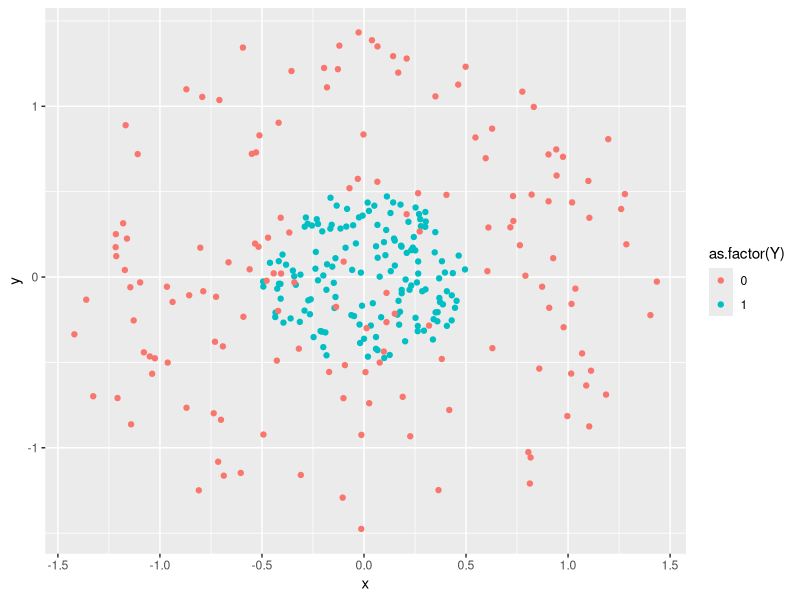
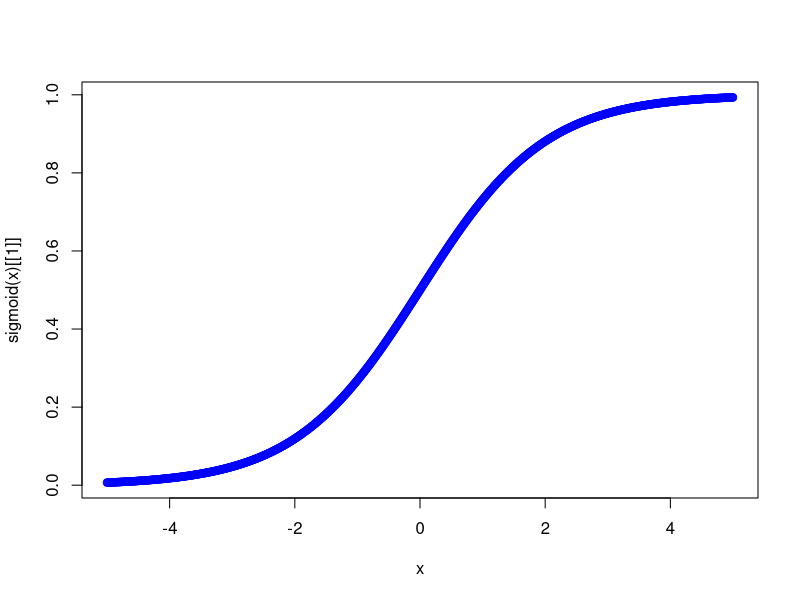
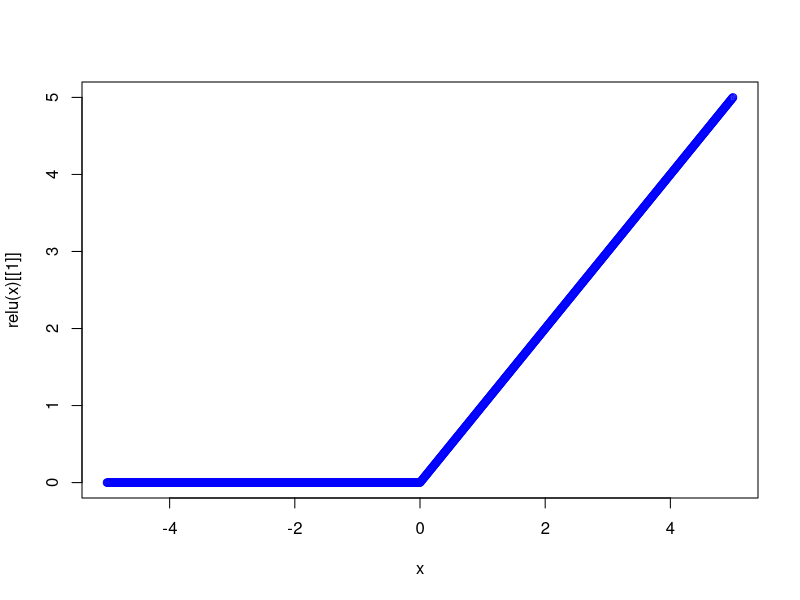
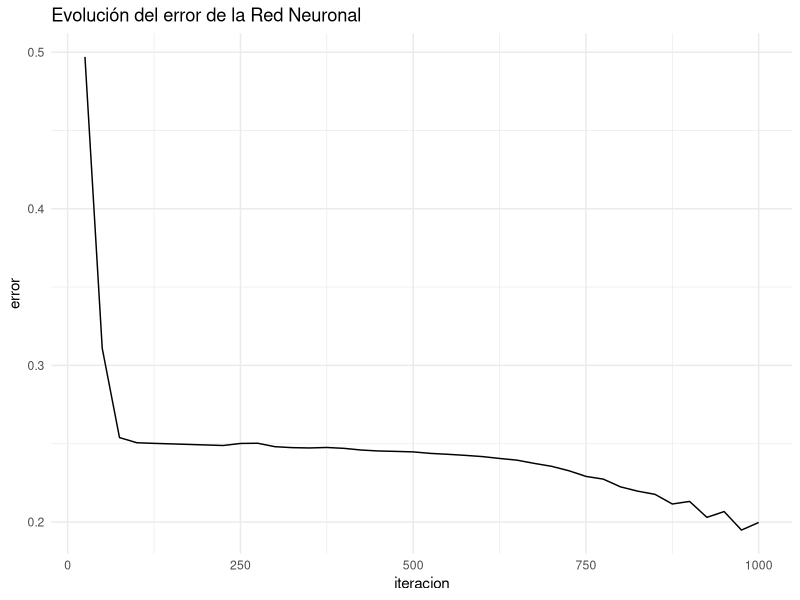

Source code (R) for these figures, in order:
#install.packages("ggplot2") 

# Datos para la Red neuronal
circulo <- function(x, R, centroX=0, centroY=0){
  r = R * sqrt(runif(x))
  theta = runif(x) * 2 * pi
  x = centroX + r * cos(theta)
  y = centroY + r * sin(theta)
  
  z = data.frame(x = x, y = y)
  return(z)
}
datos1 <- circulo(150,0.5)
datos2 <- circulo(150,1.5)

datos1$Y <- 1
datos2$Y <- 0
datos <- rbind(datos1,datos2)

rm(datos1,datos2, circulo)

library(ggplot2)
ggplot(datos,aes(x,y, col = as.factor(Y))) + geom_point()


X <- as.matrix(datos[,1:2])
Y <- as.matrix(datos[,3])

rm(datos)

#Estructura de la red neuronal

neurona <- setRefClass(
  "neurona",
  fields = list(
    fun_act = "list",
    numero_conexiones = "numeric",
    numero_neuronas = "numeric",
    W = "matrix",
    b = "numeric"
  ),
  methods = list(
    initialize = function(fun_act, numero_conexiones, numero_neuronas)
    {
      fun_act <<- fun_act
      numero_conexiones <<- numero_conexiones
      numero_neuronas <<- numero_neuronas
      W <<- matrix(runif(numero_conexiones*numero_neuronas),
                   nrow = numero_conexiones)
      b <<- runif(numero_neuronas)
    }
  )
)

sigmoid = function(x) {
  y = list() 
  y[[1]] <- 1 / (1 + exp(-x))
  y[[2]] <- x * (1 - x)
  return(y)
}

x <- seq(-5, 5, 0.01)
plot(x, sigmoid(x)[[1]], col='blue')

relu <- function(x){
  y <- list()
  y[[1]] <- ifelse(x<0,0,x)
  y[[2]] <- ifelse(x<0,0,1)
  return(y)
}

plot(x, relu(x)[[1]], col='blue')


#Creacion de capas que conforma la red

n = ncol(X) #Núm de neuronas en la primera capa
capas = c(n, 4, 8, 1) # Número de neuronas en cada capa.
funciones = list(sigmoid, relu, sigmoid) # Función de activación en cada capa

red <- list()

for (i in 1:(length(capas)-1)){
  red[[i]] <- neurona$new(funciones[i],capas[i], capas[i+1])
}

red


##entrenamiento de la red neuronal 
entrenar <- function(red, X,Y, coste){
  
  out = list()
  out[[1]] <- append(list(matrix(0,ncol=2,nrow=1)), list(X))
  
  for(i in c(1:(length(red)))){
    z = list((out[[length(out)]][[2]] %*% red[[i]]$W + red[[i]]$b))
    a = list(red[[i]]$fun_act[[1]](z[[1]])[[1]])
    out[[i+1]] <- append(z,a)
  }
  return(out)
}
#rm(a,out,z,i)
forward <- entrenar(red, X,Y, coste)
head(forward[[4]][[2]])

##Entrenando a la Red Neuronal: Función de Coste
coste <- function(Yp,Yr){
  y <- list()
  y[[1]] <- mean((Yp-Yr)^2)
  y[[2]] <- (Yp-Yr)
  return(y)
}

#Entrenando a la Red Neuronal: Back Propagation y gradient descent
red_neuronal <- function(red, X,Y, coste,lr = 0.05){
  ## Front Prop
  out = list()
  out[[1]] <- append(list(matrix(0,ncol=4,nrow=1)), list(X))
  
  for(i in c(1:(length(red)))){
    z = list((out[[length(out)]][[2]] %*% red[[i]]$W + red[[i]]$b))
    a = list(red[[i]]$fun_act[[1]](z[[1]])[[1]])
    out[[i+1]] <- append(z,a)
  }
  
  
  ## Backprop & Gradient Descent
  delta <- list() 
  for (i in rev(1:length(red))){
    z = out[[i+1]][[1]]
    a = out[[i+1]][[2]]
    
    if(i == length(red)){
      delta[[1]] <- coste(a,Y)[[2]] * red[[i]]$fun_act[[1]](a)[[2]]
    } else{
      delta <- list(delta[[1]] %*% W_temp * red[[i]]$fun_act[[1]](a)[[2]],delta)
    }
    
    W_temp = t(red[[i]]$W)
    
    red[[i]]$b <- red[[i]]$b - mean(delta[[1]]) * lr
    red[[i]]$W <- red[[i]]$W - t(out[[i]][[2]]) %*% delta[[1]] * lr
    
  }
  return(out[[length(out)]][[2]])
  
}

resultado <- red_neuronal(red, X,Y, coste)
dim(resultado)

##Creacion de la secuencia 

for(i in seq(1000)){
  Yt = red_neuronal(red, X,Y, coste, lr=0.01)
  
  if(i %% 25 == 0){
    if(i == 25){
      iteracion <- i
      error <- coste(Yt,Y)[[1]]
    }else{
      iteracion <- c(iteracion,i)
      error <- c(error,coste(Yt,Y)[[1]])      
    }
  }
}


##
library(ggplot2)
grafico = data.frame(Iteracion = iteracion,Error = error)
ggplot(grafico,aes(iteracion, error)) + geom_line() + theme_minimal() + 
  labs(title = "Evolución del error de la Red Neuronal")

